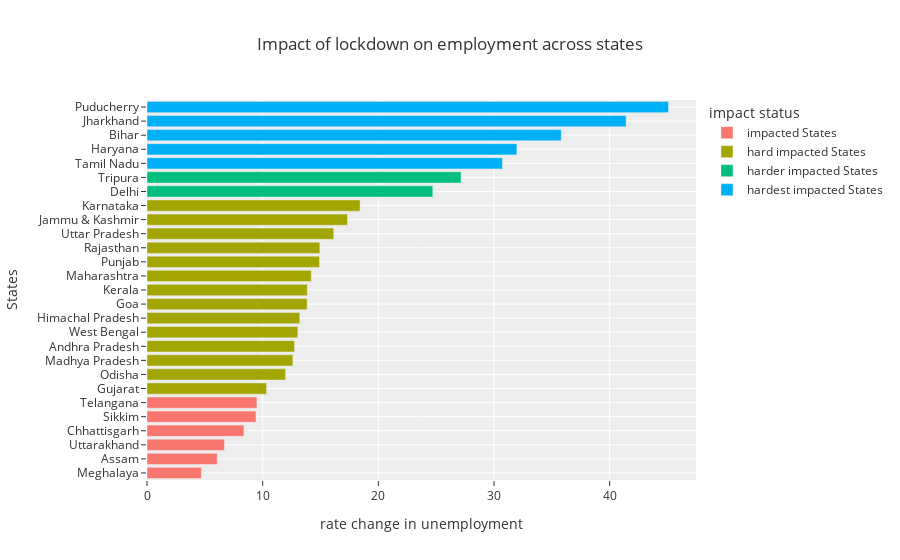

Notebook code for this chart:
### Code cell
fig = px.bar(plot_per, y='States',x='rate change in unemployment',color='impact status',
            title='Impact of lockdown on employment across states',template='ggplot2',height=650)


fig.show()

### Figure 1 — Plotly figure (JSON) as saved in the notebook; plotly's stock layout.template omitted (floating-point values rounded to 4 significant figures)
{"data": [{"alignmentgroup": "True", "hovertemplate": "impact status=impacted States<br>rate change in unemployment=%{x}<br>States=%{y}<extra></extra>", "legendgroup": "impacted States", "marker": {"color": "#F8766D", "pattern": {"shape": ""}}, "name": "impacted States", "offsetgroup": "impacted States", "orientation": "h", "showlegend": true, "textposition": "auto", "type": "bar", "x": [4.7, 6.07, 6.7, 8.38, 9.42, 9.5], "xaxis": "x", "y": ["Meghalaya", "Assam", "Uttarakhand", "Chhattisgarh", "Sikkim", "Telangana"], "yaxis": "y"}, {"alignmentgroup": "True", "hovertemplate": "impact status=hard impacted States<br>rate change in unemployment=%{x}<br>States=%{y}<extra></extra>", "legendgroup": "hard impacted States", "marker": {"color": "#A3A500", "pattern": {"shape": ""}}, "name": "hard impacted States", "offsetgroup": "hard impacted States", "orientation": "h", "showlegend": true, "textposition": "auto", "type": "bar", "x": [10.34, 11.98, 12.61, 12.75, 13.04, 13.21, 13.84, 13.86, 14.2, 14.91, 14.94, 16.14, 17.33, 18.42], "xaxis": "x", "y": ["Gujarat", "Odisha", "Madhya Pradesh", "Andhra Pradesh", "West Bengal", "Himachal Pradesh", "Goa", "Kerala", "Maharashtra", "Punjab", "Rajasthan", "Uttar Pradesh", "Jammu & Kashmir", "Karnataka"], "yaxis": "y"}, {"alignmentgroup": "True", "hovertemplate": "impact status=harder impacted States<br>rate change in unemployment=%{x}<br>States=%{y}<extra></extra>", "legendgroup": "harder impacted States", "marker": {"color": "#00BF7D", "pattern": {"shape": ""}}, "name": "harder impacted States", "offsetgroup": "harder impacted States", "orientation": "h", "showlegend": true, "textposition": "auto", "type": "bar", "x": [24.71, 27.15], "xaxis": "x", "y": ["Delhi", "Tripura"], "yaxis": "y"}, {"alignmentgroup": "True", "hovertemplate": "impact status=hardest impacted States<br>rate change in unemployment=%{x}<br>States=%{y}<extra></extra>", "legendgroup": "hardest impacted States", "marker": {"color": "#00B0F6", "pattern": {"shape": ""}}, "name": "hardest impacted States", "offsetgroup": "hardest impacted States", "orientation": "h", "showlegend": true, "textposition": "auto", "type": "bar", "x": [30.73, 31.98, 35.81, 41.42, 45.09], "xaxis": "x", "y": ["Tamil Nadu", "Haryana", "Bihar", "Jharkhand", "Puducherry"], "yaxis": "y"}], "layout": {"autosize": true, "barmode": "relative", "legend": {"title": {"text": "impact status"}, "tracegroupgap": 0}, "title": {"text": "Impact of lockdown on employment across states"}, "xaxis": {"anchor": "y", "autorange": true, "domain": [0, 1], "range": [0, 47.46], "title": {"text": "rate change in unemployment"}, "type": "linear"}, "yaxis": {"anchor": "x", "autorange": true, "domain": [0, 1], "range": [-0.5, 26.5], "title": {"text": "States"}, "type": "category"}}}
